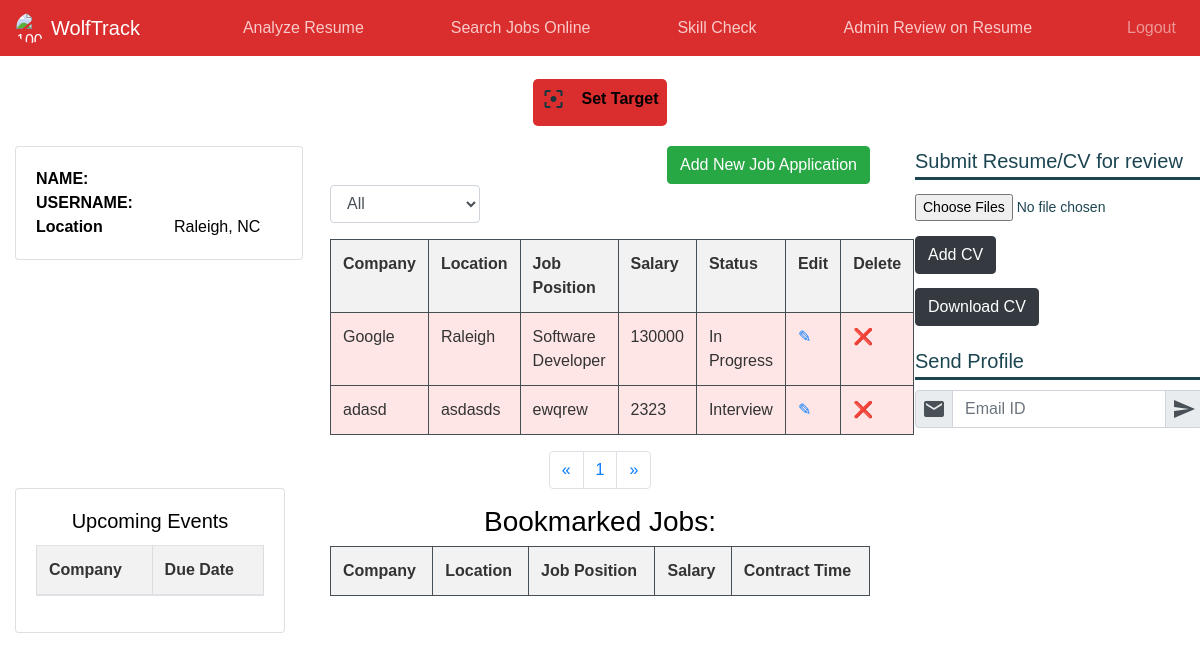
The page /student on the database as committed earlier.
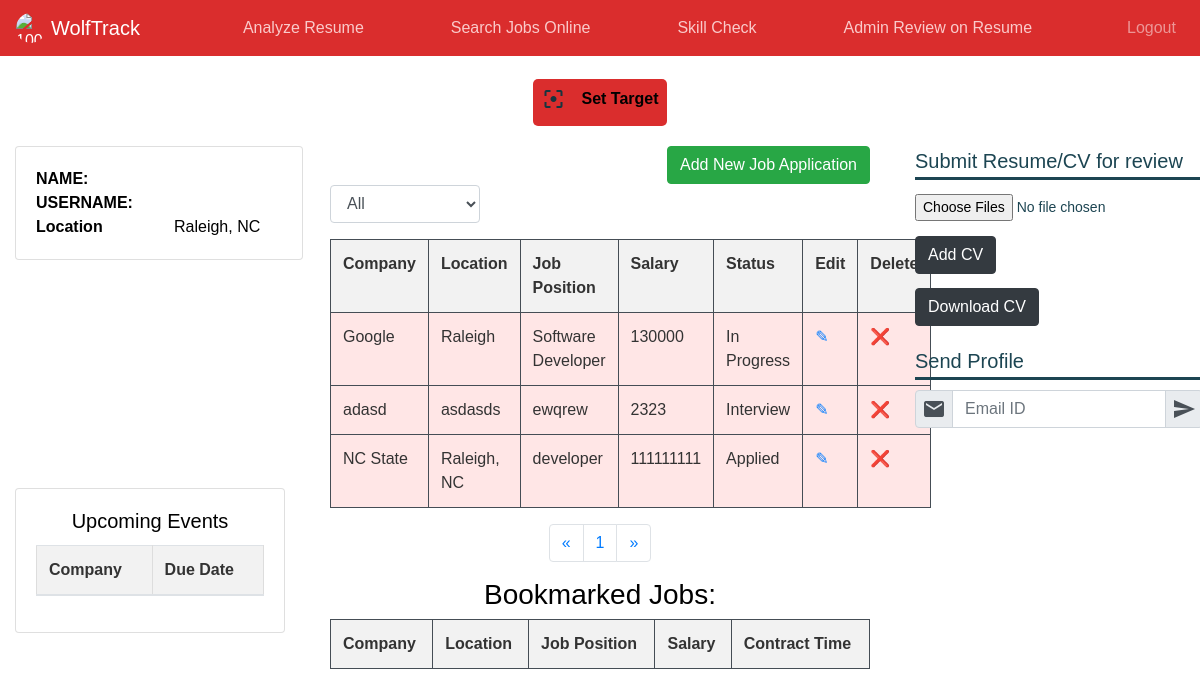
The same page on the database as committed later.
### tables this page shows
CREATE TABLE jobs (
        id INTEGER PRIMARY KEY AUTOINCREMENT,
        company_name TEXT,
        location TEXT,
        job_position TEXT,
        salary INTEGER,
        status TEXT
    );

### app.py (the view)
@app.route("/student", methods=["GET", "POST"])
def student():
    data_received = request.args.get("data")
    user = find_user(str(data_received), database)
    jobapplications = get_job_applications(database)
    bookmarks = get_bookmarks(database, session.get("user_id", 0))
    return render_template(
        "home.html", user=user, jobapplications=jobapplications, bookmarks=bookmarks
    )

### dbutils.py (called while the page is built)
def find_user(data, db):
    conn = sqlite3.connect(db)
    print("Data==>", data)
    cursor = conn.cursor()
    cursor.execute("SELECT * FROM client where username ='" + str(data) + "'")
    rows = cursor.fetchone()
    conn.close()
    print("rowsss->>>", rows)
    return rows

def get_job_applications(db):
    conn = sqlite3.connect(db)
    cursor = conn.cursor()
    cursor.execute("SELECT * FROM jobs")
    rows = cursor.fetchall()  # Use fetchall() to get all rows
    conn.close()
    print("rows ->>>", rows)
    return rows

def get_bookmarks(db, user):
    conn = sqlite3.connect(db)
    cursor = conn.cursor()
    cursor.execute(
        """
            SELECT company_name, location, job_position, salary, contract_time FROM bookmarked_jobs
            WHERE user_id = ?
        """,
        (user,),
    )
    rows = cursor.fetchall()
    conn.close()
    return rows

### templates/home.html (shortened to what this page needs)
{% extends "layout/base.html" %}
{% block content %}
<!DOCTYPE html>
<html lang="en">
<head>
</head>
</html>
<div class="container">
    <div >
      <h2 >Job Application Portal
        <button type="button" class="btn btn-success float-right" data-toggle="modal" data-target="#mymodal">Add New Job Application</button>
        <form action="{{ url_for('get_job_application_status', status='Applied') }}" method="GET">
          <div class="form-group float-left">
            <select class="form-control box" id="statusFilter" name="status" onchange="this.form.submit()">
              <option value="">All</option>
            </select>
          </div>
        </form>
      </h2>
    </div>
    <table class = "table table-hover table-dark">
      <tr>
        <th>Company</th>
        <th>Location</th>
        <th>Job Position</th>
        <th>Salary</th>
        <th>Status</th>
        <th>Edit</th>
        <th>Delete</th>
      </tr>
      {% for row in jobapplications %}
      <tr>
        <td>{{ row[1] }}</td>
        <td>{{ row[2] }}</td>
        <td>{{ row[3] }}</td>
        <td>{{ row[4] }}</td>
        <td>{{ row[5] }}</td>
        <td>
          <a href="{{ url_for('update_job_application') }}"  data-toggle="modal" data-target="#modaledit{{row[0]}}">
            ✎
          </a>
        </td>
        <td>
          <a href="{{ url_for('delete_job_application', company=row[1]) }}"  data-toggle="modal" data-target="#modaldelete{{row[0]}}">
            ❌
          </a>
        </td>
      </tr>
      {%endfor%}
    </table>
  <nav aria-label="Page navigation">
    <ul class="pagination justify-content-center">
      <li class="page-item">
        <a class="page-link" href="#" aria-label="Previous">
          <span aria-hidden="true">&laquo;</span>
        </a>
      </li>
      <li class="page-item"><a class="page-link" href="#">1</a></li>
      <li class="page-item">
        <a class="page-link" href="#" aria-label="Next">
          <span aria-hidden="true">&raquo;</span>
        </a>
      </li>
    </ul>
  </nav>
    <h3 style="color: black;">Bookmarked Jobs:</h3>
    <table class = "table table-hover table-dark">
      <tr>
        <th>Company</th>
        <th>Location</th>
        <th>Job Position</th>
        <th>Salary</th>
        <th>Contract Time</th>
      </tr>
      </table>
</div>
{% endblock content %}

### templates/layout/base.html (shortened to what this page needs)
<!DOCTYPE html>
<html lang="en">
  <head>
    <link
      rel="stylesheet"
      href="https://stackpath.bootstrapcdn.com/bootstrap/4.3.1/css/bootstrap.min.css"
    />
    <link
      rel="stylesheet"
      href="{{ url_for('static', filename='css/layout.css') }}"
    />
  </head>
  <body>
    <nav class="navbar navbar-expand-sm navbar-dark sticky-top">
      <ul class="navbar-nav">
        <img
          class="rounded-circle project-icon"
          alt="100x100"
          src="https://ih1.redbubble.net/image.1703296696.9941/st,small,507x507-pad,600x600,f8f8f8.jpg"
          height="30px"
          width="30px"
          style="margin-right: 5px; margin-top: 5px"
          data-holder-rendered="true"
        />
        <a class="navbar-brand" href="/">WolfTrack</a>
      </ul>
      <ul class="navbar-nav ml-auto">
        <a href="/student/analyze_resume" style="color: #facaca; text-decoration: none"
          >Analyze Resume</a
        >
      </ul>
      <ul class="navbar-nav ml-auto">
        <a href="/student/job_search" style="color: #facaca; text-decoration: none"
          >Search Jobs Online</a
        >
      </ul>
      <ul class="navbar-nav ml-auto">
        <a href="/student/job_profile_analyze" style="color: #facaca; text-decoration: none"
          >Skill Check</a
        >
      </ul>
      <ul class="navbar-nav ml-auto">
        <a
    href="{{ url_for('student_comments', user_id=user[2]) }}"
    style="color: #facaca; text-decoration: none"
  >Admin Review on Resume</a>
    </ul>
      <ul class="navbar-nav ml-auto">
        <li class="nav-item">
          <a class="nav-link" href="/logout">Logout</a>
        </li>
      </ul>
    </nav>
    <div class="container-fluid">
      <div class="row" style="margin-top: 2%">
        <div class="card1" id="analyze_resume" style="width: 100%">
          <div style="display: flex; justify-content: space-evenly">
            <div
              href="#targetModal"
              data-toggle="modal"
              data-target="#targetModal"
              class="cta pointer-cursor"
            >
              <div
                class="d-flex mb-3 mb-md-0 btn-block feature-button"
                id="setTarget"
              >
                <div class="p-2">
                  <i class="material-icons icon-function"
                    >filter_center_focus</i
                  >
                </div>
                <div class="p-2 flex-grow-1 align-centre" style="color: black">
                  <span>Set Target</span>
                </div>
              </div>
            </div>
          </div>
        </div>
      </div>
      <div class="row content">
        <div class="col-sm-3 sidenav sidenav-left">
          <center>
            <div class="card card-common">
              <div class="card-body">
                <div class="row">
                  <div class="col">
                    <b>NAME: </b>
                  </div>
                  <div class="col">
                  </div>
                </div>
                <div class="row">
                  <div class="col">
                    <b>USERNAME: </b>
                  </div>
                  <div class="col">
                  </div>
                </div>
                <div class="row">
                  <div class="col">
                    <b>Location</b>
                  </div>
                  <div class="col">Raleigh, NC</div>
                </div>
              </div>
            </div>
            <br />
            <div id="container" class="daily-target-chart"></div>
            <br />
            <div class="card">
              <div class="card-body">
                <h5 class="card-title">Upcoming Events</h5>
                <table class="table table-hover">
                  <thead>
                    <tr>
                      <th scope="col">Company</th>
                      <th scope="col">Due Date</th>
                    </tr>
                  </thead>
                </table>
              </div>
            </div>
          </center>
          <br />
        </div>
        <div class="col-sm-6 text-left main-content">
          <center>{% block content %}{% endblock %}</center>
        </div>
        <div class="col-sm-3 sidenav sidenav-right">
          <div class="section-heading">
            Submit Resume/CV for review
            <div class="section-division"></div>
            <div class="section-content">
              <form
                id="upload-form"
                action="{{url_for('upload', user_id = user[2])}}"
                method="POST"
                enctype="multipart/form-data"
              >
                <input
                  type="file"
                  name="file"
                  multiple
                  style="color: #1d4552; font-size: 14px"
                />
                <button
                  href="upload"
                  type="Submit"
                  value="upload(user[2])"
                  name="Upload"
                  class="btn btn-dark"
                  style="margin-top: 5%; position: relative"
                >
                  Add CV
                </button>
              </form>
              <form
                action="{{url_for('display')}}"
                method="POST"
                enctype="multipart/form-data"
              >
                <button
                  href="display"
                  type="Submit"
                  value="display()"
                  name="display"
                  class="btn btn-dark"
                  style="margin-top: 5%; position: relative"
                >
                  Download CV
                </button>
              </form>
            </div>
          </div>
          <div class="section-heading" style="padding-top: 20px">
            Send Profile
            <div class="section-division"></div>
            <div class="section-content">
              <form
                action="{{url_for('send_Profile', user_id = user[2])}}"
                method="POST"
              >
                <div class="input-group">
                  <div class="input-group-prepend">
                    <div
                      class="input-group-text padding-left-right-6"
                      id="btnGroupAddon"
                    >
                      <i class="material-icons icon-eye">email</i>
                    </div>
                  </div>
                  <input
                    type="text"
                    name="emailID"
                    id="emailID"
                    class="form-control"
                    placeholder="Email ID"
                  />
                  <div
                    class="input-group-append"
                    value="send_Profile(user[2])"
                    onclick=""
                  >
                    <button
                      type="submit"
                      class="input-group-text btn-primary padding-left-right-6"
                      id="btnGroupAddon"
                    >
                      <i class="material-icons icon-eye">send</i>
                    </button>
                  </div>
                </div>
              </form>
            </div>
          </div>
          <br />
        </div>
      </div>
    </div>
  </body>
</html>

### static/css/layout.css (style rules this page uses)
:root { --theme-dark: #ffffff; --theme-light: #f35858; --text-color: white; --navbar-background: #da2d2d; }
.navbar { background-color: var(--navbar-background); width: 100%; }
.navbar-brand { float:center; }
.sidenav { padding-top: 20px; }
.main-content { padding-top: 20px; }
body { color: var(--text-color); background-color: var(--theme-dark); }
.sidenav-right,.sidenav-left { color: black; }

### templates/layout/base.html (style rules this page uses)
.icon-function { color: #16353f; cursor: pointer; }
#analyze_resume { font-weight: bold; }
.project-icon { margin-top: 5px; margin-right: 5px; }
.card-common { width: 18rem; text-align: left; }
.daily-target-chart { width: 18rem; height: 180px; margin: 0 auto; border-radius: 5px; }
.feature-button { background-color: #da2d2d; border-radius: 5px; }
.section-heading { width: 18rem; font-size: 20px; text-align: left; color: #1c4552; }
.section-division { width: 18rem; height: 4px; border-bottom: 3px solid #1c4552; text-align: center; }
.section-content { width: 18rem; text-align: left; padding-top: 10px; }
.align-centre { text-align: center; }
.padding-left-right-6 { padding-left: 6px; padding-right: 6px; }
.pointer-cursor { cursor: pointer; }

### templates/home.html (style rules this page uses)
body { font-family: Arial, sans-serif; }
table { border-collapse: collapse; width: 100%; }
th, td { border: 1px solid #dddddd; text-align: left; padding: 8px; color: #333; }
th { background-color: #f2f2f2; }
tr { background-color: #ffe6e6; }
.form-control.box { width: 150px; }

Rows that differ between the two databases and show on the page:
added jobs: company_name "NC State", location "Raleigh, NC", job_position "developer", salary "111111111", status "Applied"
